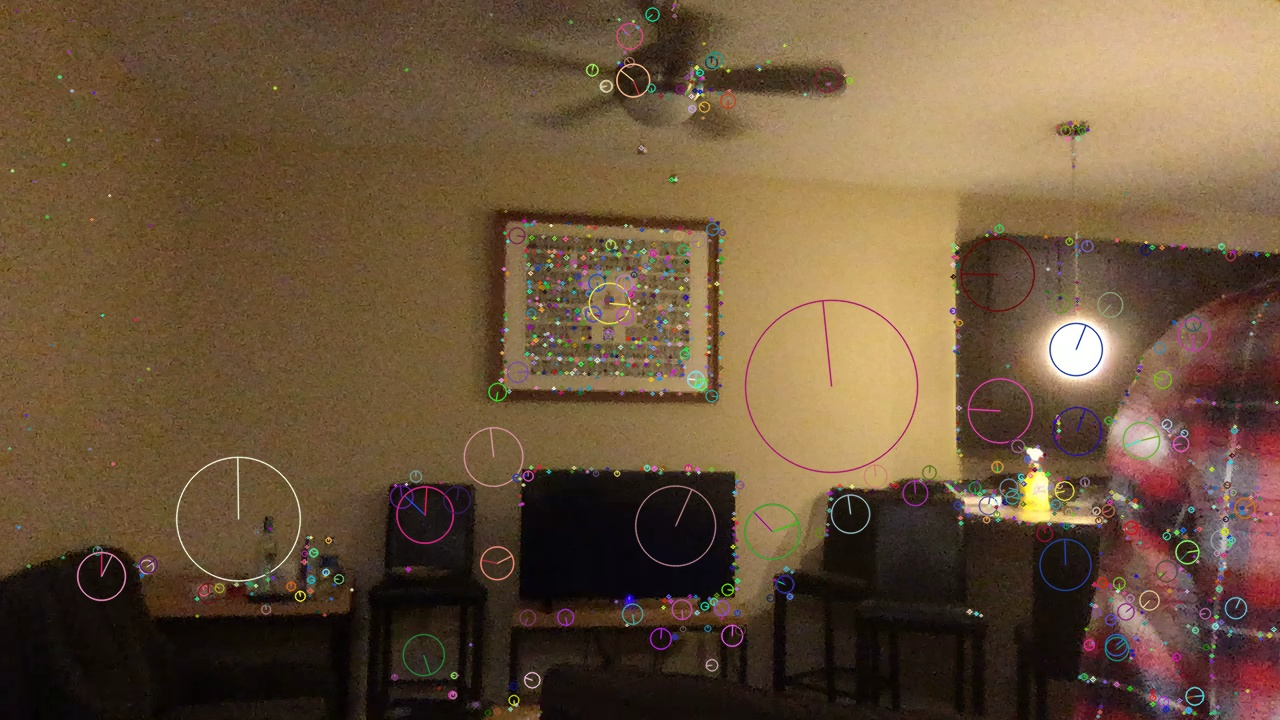
#> input picture Project2/apartmentclose.jpg, 1280 x 720 px
$ python -i EdgesandCorners.py   (imports and definitions only)
#> lines starting #> are read from the running program, lines starting #| are printed output that depends on the picture; after the words box and inside, x2 and y2 are one past the last pixel; in counts of white or black regions, pixels touching at a corner belong together
import cv2
import numpy


def cornerHarris(frame):
    frame=cv2.cvtColor(frame,cv2.COLOR_RGB2GRAY)
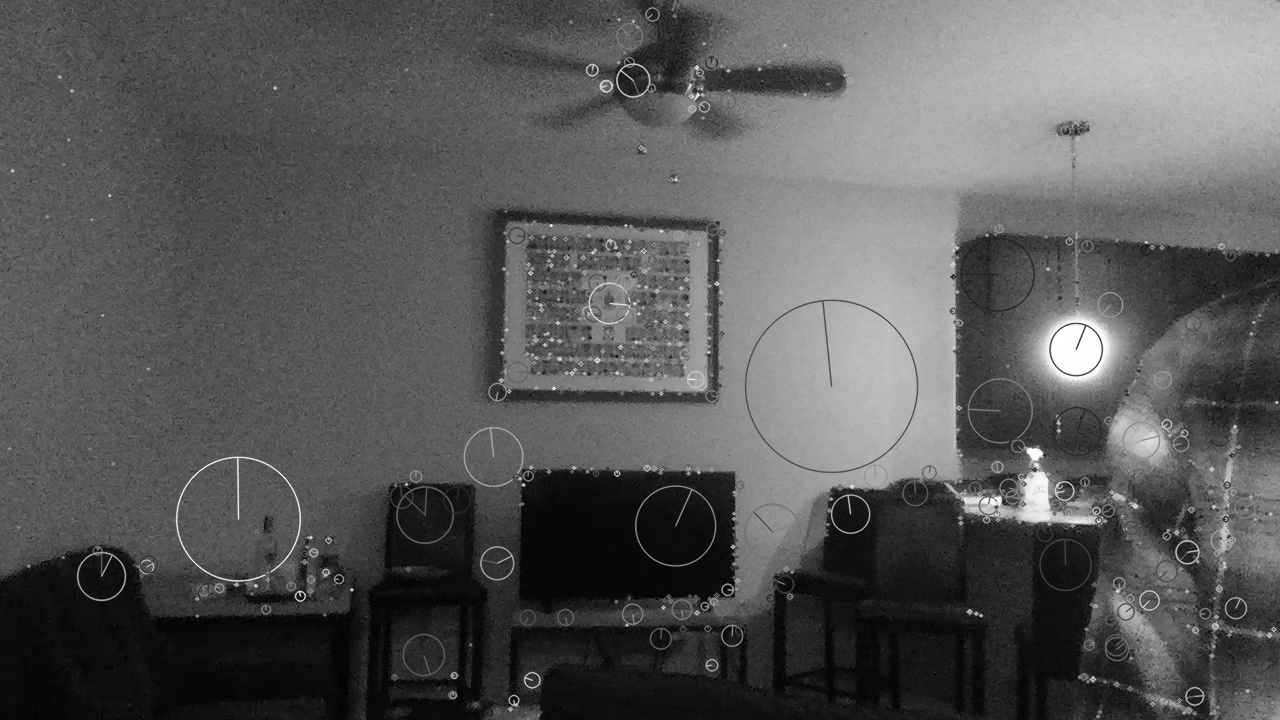
#> frame: shape (720, 1280); min 0, max 255, mean 88.4
    frame=numpy.float32(frame)
    corners=getcorners(frame)
#> in getcorners, `corners=cv2.cornerHarris(frame, blockSize=6, ksize=3, k=.04)`:
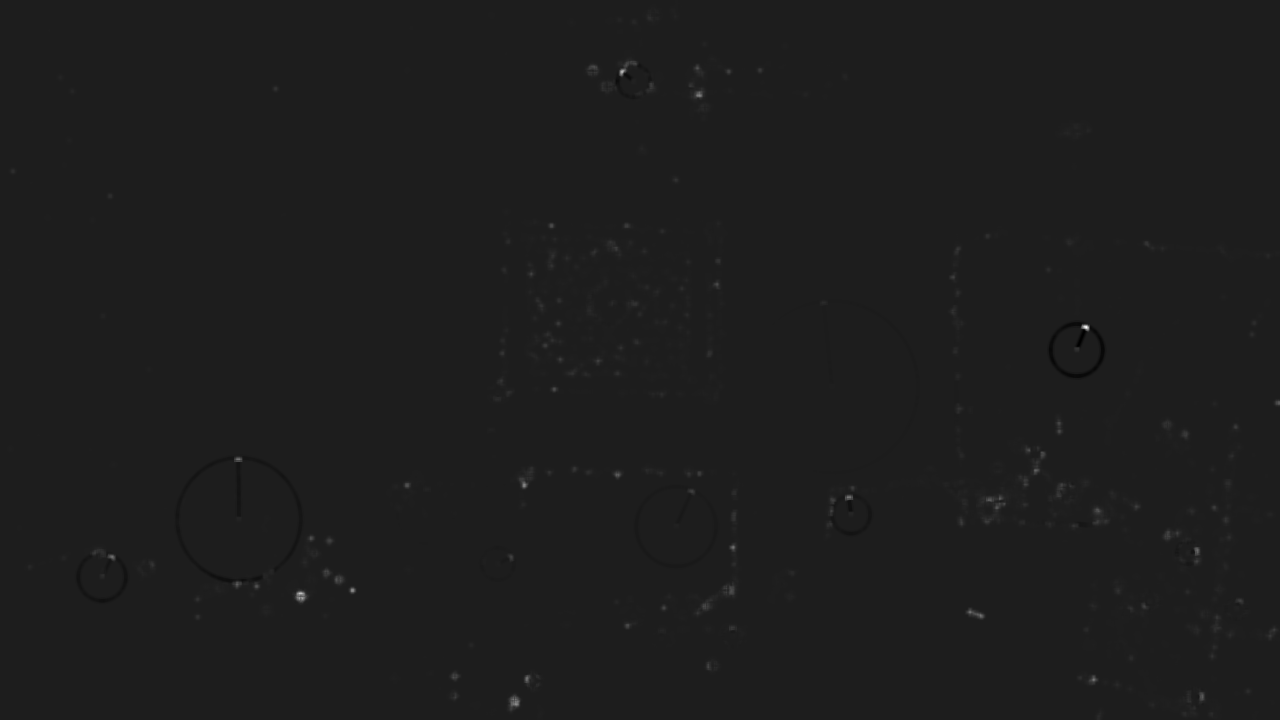
#> corners: shape (720, 1280) float32; min -7488335.5, max 56633392, mean 53299.4; drawn with min black and max white
    map = corners > 0.01 * corners.max()
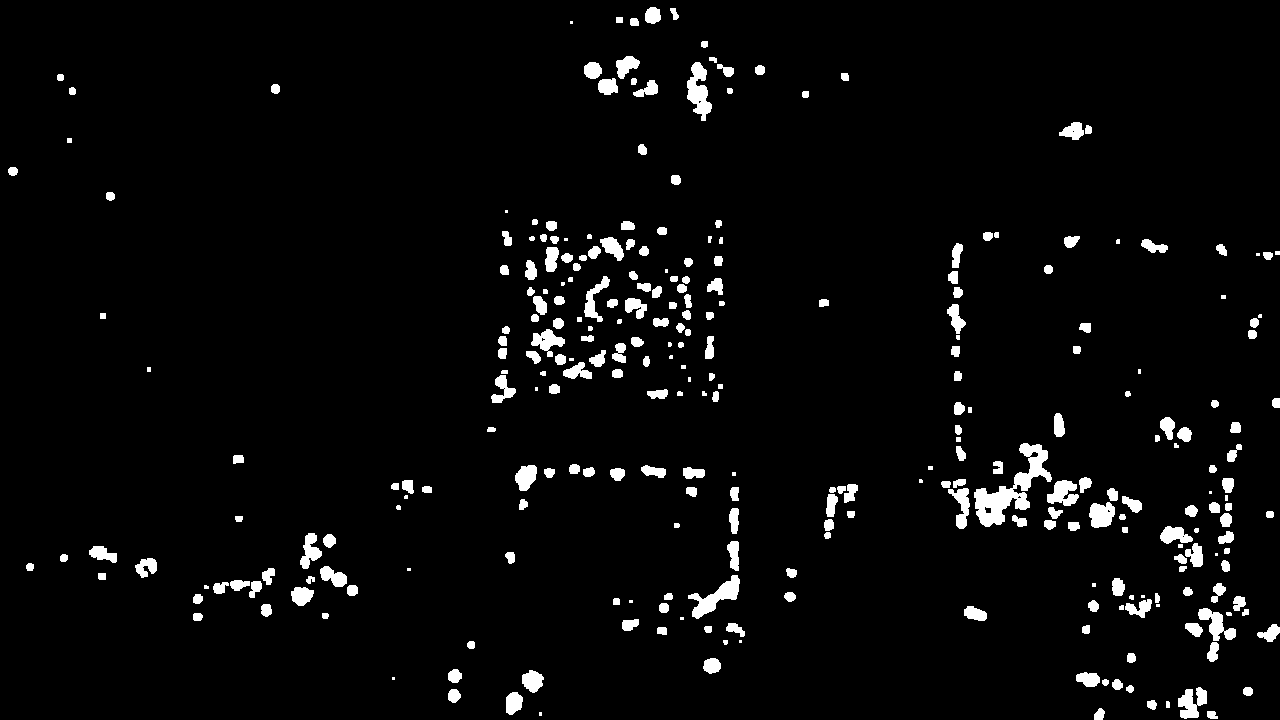
#> map: shape (720, 1280) bool; 3.8% white; 298 white regions (31 under 20 px), largest, box (x1, y1, x2, y2) and area: (974, 443, 1052, 527) 2196, (688, 575, 740, 619) 857, (687, 62, 712, 121) 818
    frame[map] = 255
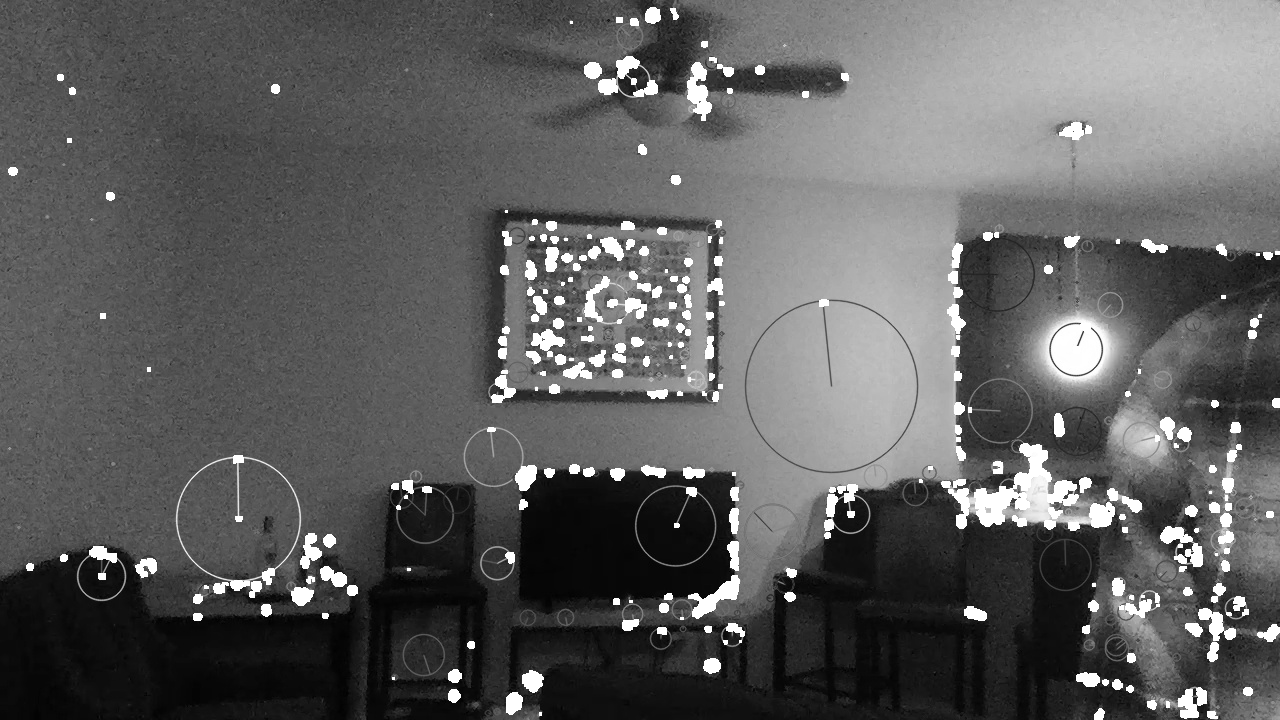
#> frame: shape (720, 1280) float32; min 0, max 255, mean 94.4
    return frame/frame.max()

def getcorners(frame):
    corners=cv2.cornerHarris(frame, blockSize=6, ksize=3, k=.04)
    corners = cv2.dilate(corners, None)
    return corners

def canny(frame,threshold1=600,threshold2=100):
    frame = cv2.Canny(frame,threshold1=threshold1,threshold2=threshold2)
    return frame

def get_video(function,key=0,name='test'):
    camera=cv2.VideoCapture(0)
    while True:
        ret,frame=camera.read()
        if function is not None:
            frame=function(frame)
        if key%256==32:
            break
        if key%256==114:
            return frame
        if key%256==115:
            file_name=input("filename: ")
            cv2.imwrite(file_name + ".jpg", frame)
        cv2.imshow(name,frame)
        key = cv2.waitKey(1)


def getkeypoints(harris_corner_frame):
    keypoints = numpy.argwhere(harris_corner_frame > 0.01 * harris_corner_frame.max())
    keypoints = [cv2.KeyPoint(point[1], point[0], 3) for point in keypoints]
    return keypoints

>>> import cv2
>>> picture = cv2.cvtColor(cv2.imread('apartmentclose.jpg'), cv2.COLOR_BGR2RGB)
>>> result = cornerHarris(picture)

$ run again, on Project2/apartmentsift.jpg
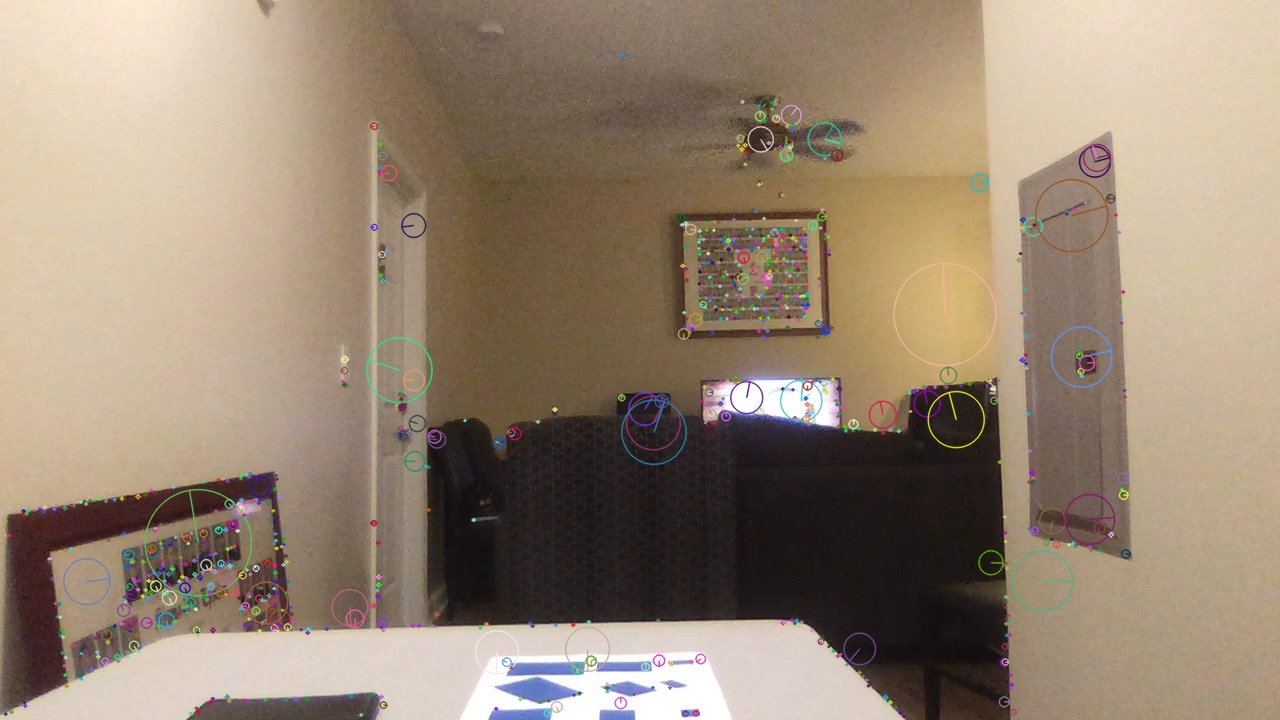
#> input picture Project2/apartmentsift.jpg, 1280 x 720 px
#> in cornerHarris, `map = corners > 0.01 * corners.max()`:
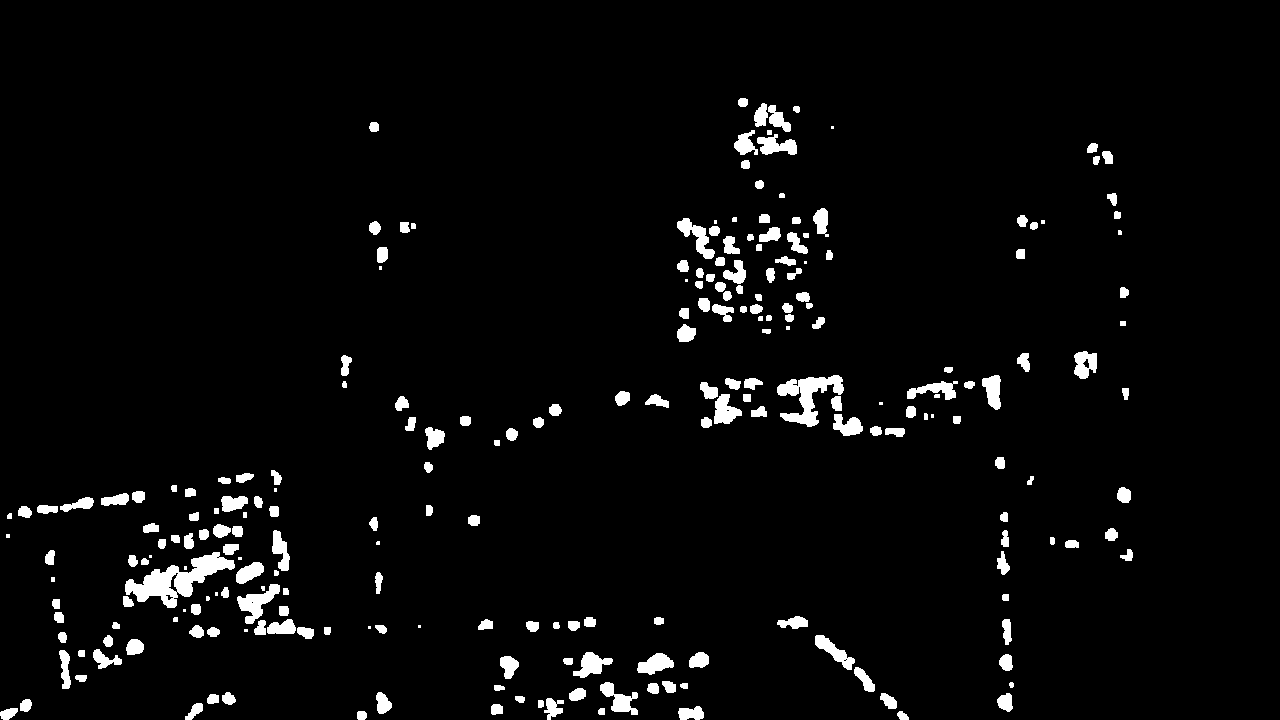
#> map: shape (720, 1280) bool; 3.6% white; 235 white regions (23 under 20 px), largest, box (x1, y1, x2, y2) and area: (125, 552, 235, 608) 2365, (777, 375, 844, 427) 1494, (237, 584, 280, 624) 724
#> in cornerHarris, `frame[map] = 255`:
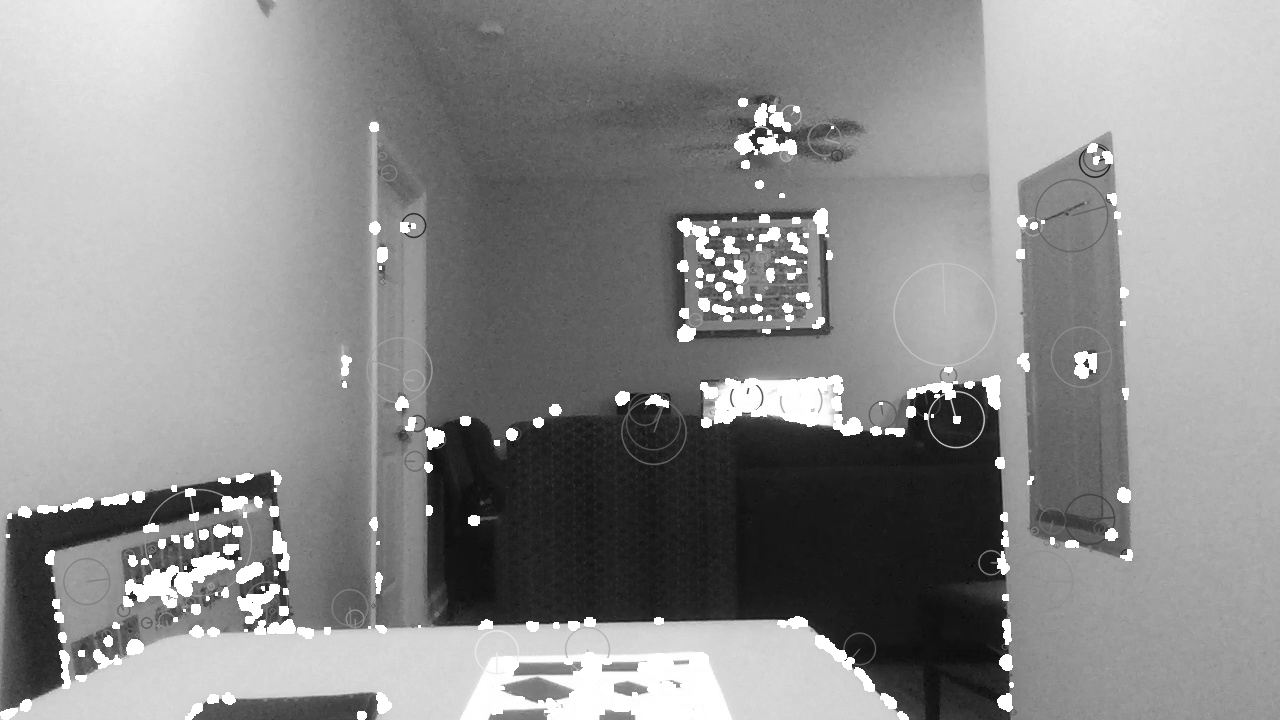
#> frame: shape (720, 1280) float32; min 6, max 255, mean 141.6

$ run again, on Project2/distancestarbucks.jpg
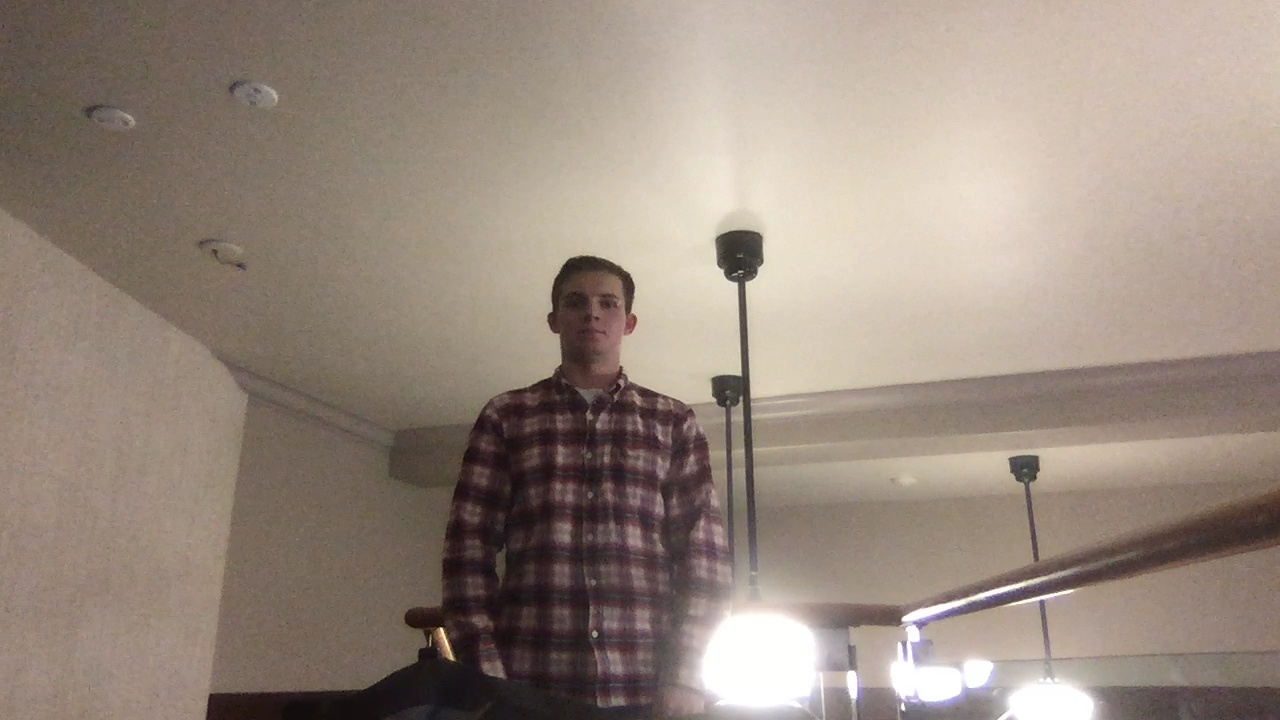
#> input picture Project2/distancestarbucks.jpg, 1280 x 720 px
#> in cornerHarris, `map = corners > 0.01 * corners.max()`:
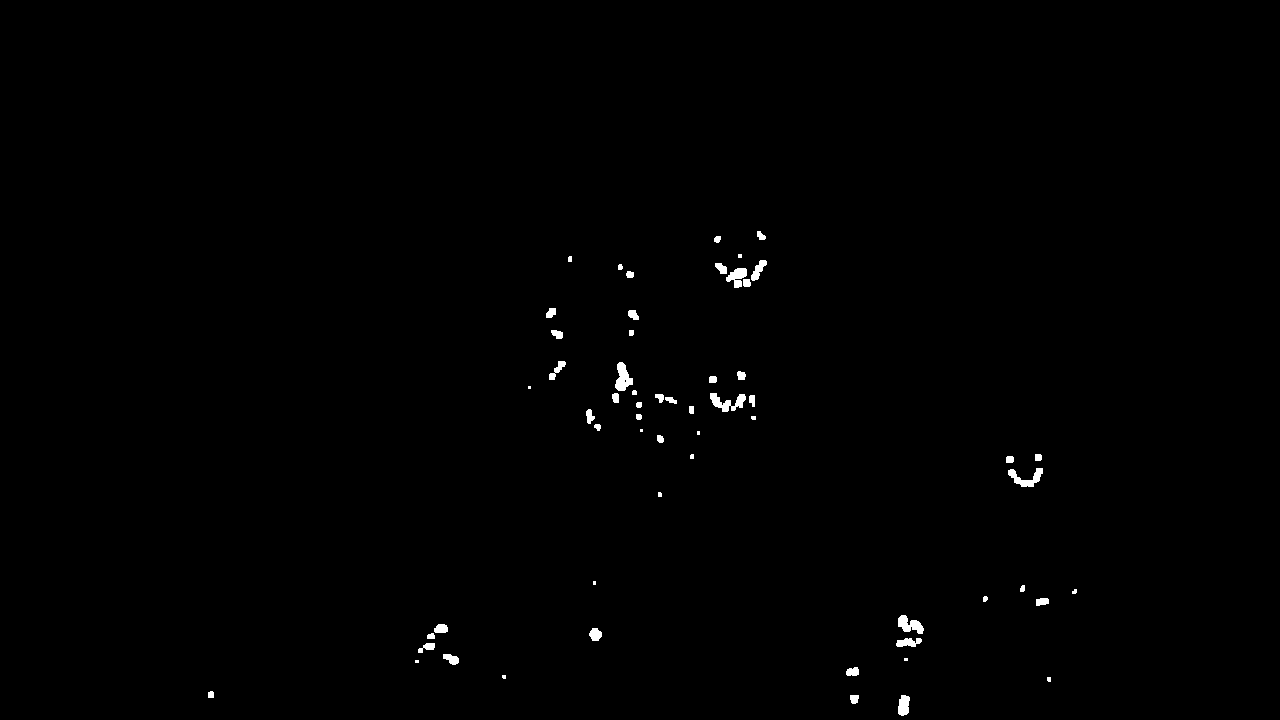
#> map: shape (720, 1280) bool; 0.49% white; 59 white regions (12 under 20 px), largest, box (x1, y1, x2, y2) and area: (710, 393, 746, 412) 332, (615, 362, 633, 391) 318, (1008, 468, 1043, 487) 300
#> in cornerHarris, `frame[map] = 255`:
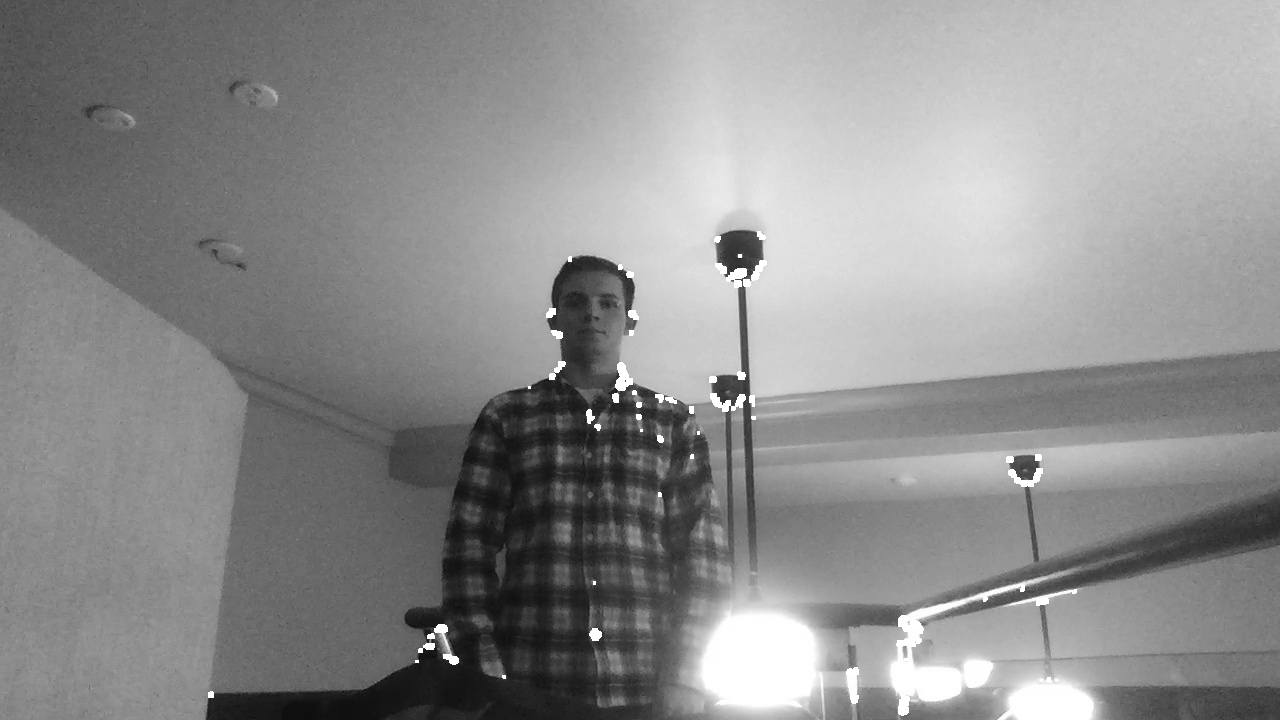
#> frame: shape (720, 1280) float32; min 9, max 255, mean 142
